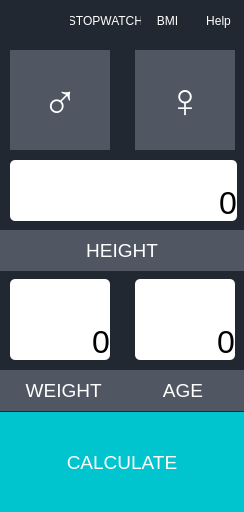
<?xml version="1.0" encoding="UTF-8"?>
<ui version="4.0">
 <class>Dialog</class>
 <widget class="QDialog" name="Dialog">
  <property name="geometry">
   <rect>
    <x>0</x>
    <y>0</y>
    <width>244</width>
    <height>512</height>
   </rect>
  </property>
  <property name="windowTitle">
   <string>Dialog</string>
  </property>
  <property name="styleSheet">
   <string notr="true">background-color:rgb(34, 40, 49);


</string>
  </property>
  <widget class="QPushButton" name="button_help">
   <property name="geometry">
    <rect>
     <x>193</x>
     <y>10</y>
     <width>51</width>
     <height>21</height>
    </rect>
   </property>
   <property name="styleSheet">
    <string notr="true">QPushButton{
color:rgb(255,255,255);
border-style:none
}

QPushButton:hover{
color:rgb(0,0,0);
background-color:rgb(149, 153, 160);
border-radius: 25px;

}</string>
   </property>
   <property name="text">
    <string>Help</string>
   </property>
  </widget>
  <widget class="QLabel" name="window_age">
   <property name="geometry">
    <rect>
     <x>135</x>
     <y>279</y>
     <width>100</width>
     <height>81</height>
    </rect>
   </property>
   <property name="font">
    <font>
     <family>Microsoft YaHei UI</family>
     <pointsize>24</pointsize>
    </font>
   </property>
   <property name="styleSheet">
    <string notr="true">background-color: rgb(255, 255, 255);
border-radius: 5px;
</string>
   </property>
   <property name="text">
    <string>0</string>
   </property>
   <property name="alignment">
    <set>Qt::AlignBottom|Qt::AlignRight|Qt::AlignTrailing</set>
   </property>
   <property name="margin">
    <number>10</number>
   </property>
   <property name="textInteractionFlags">
    <set>Qt::LinksAccessibleByMouse</set>
   </property>
  </widget>
  <widget class="QPushButton" name="button_calculate">
   <property name="geometry">
    <rect>
     <x>0</x>
     <y>412</y>
     <width>244</width>
     <height>100</height>
    </rect>
   </property>
   <property name="font">
    <font>
     <family>Microsoft YaHei UI</family>
     <pointsize>14</pointsize>
     <weight>50</weight>
     <bold>false</bold>
    </font>
   </property>
   <property name="whatsThis">
    <string>&lt;html&gt;&lt;head/&gt;&lt;body&gt;&lt;p&gt;&lt;br/&gt;&lt;/p&gt;&lt;p&gt;&lt;br/&gt;&lt;/p&gt;&lt;p&gt;&lt;br/&gt;&lt;/p&gt;&lt;/body&gt;&lt;/html&gt;</string>
   </property>
   <property name="styleSheet">
    <string notr="true">QPushButton{
color:rgb(255,255,255);
background-color:rgb(0, 196, 206);
border-style:none
}

QPushButton:pressed{
color:rgb(0,0,0);
background-color:rgb(107, 233, 239);
}</string>
   </property>
   <property name="text">
    <string>CALCULATE</string>
   </property>
  </widget>
  <widget class="QPushButton" name="button_logo">
   <property name="geometry">
    <rect>
     <x>10</x>
     <y>10</y>
     <width>31</width>
     <height>21</height>
    </rect>
   </property>
   <property name="styleSheet">
    <string notr="true">QPushButton{
color:rgb(255,255,255);
border-style:none
}

QPushButton:hover{
color:rgb(0,0,0);
background-color:rgb(149, 153, 160);
border-radius: 25px;

}</string>
   </property>
   <property name="text">
    <string/>
   </property>
   <property name="icon">
    <iconset>
     <normaloff>Calculator_logo_blue.png</normaloff>Calculator_logo_blue.png</iconset>
   </property>
  </widget>
  <widget class="QPushButton" name="button_BMI">
   <property name="geometry">
    <rect>
     <x>142</x>
     <y>10</y>
     <width>51</width>
     <height>21</height>
    </rect>
   </property>
   <property name="styleSheet">
    <string notr="true">QPushButton{
color:rgb(255,255,255);
border-style:none
}

QPushButton:hover{
color:rgb(0,0,0);
background-color:rgb(149, 153, 160);
border-radius: 25px;

}</string>
   </property>
   <property name="text">
    <string>BMI</string>
   </property>
  </widget>
  <widget class="QLabel" name="window_weight">
   <property name="geometry">
    <rect>
     <x>10</x>
     <y>279</y>
     <width>100</width>
     <height>81</height>
    </rect>
   </property>
   <property name="font">
    <font>
     <family>Microsoft YaHei UI</family>
     <pointsize>24</pointsize>
    </font>
   </property>
   <property name="styleSheet">
    <string notr="true">background-color: rgb(255, 255, 255);
border-radius: 5px;
</string>
   </property>
   <property name="text">
    <string>0</string>
   </property>
   <property name="alignment">
    <set>Qt::AlignBottom|Qt::AlignRight|Qt::AlignTrailing</set>
   </property>
   <property name="margin">
    <number>10</number>
   </property>
   <property name="textInteractionFlags">
    <set>Qt::LinksAccessibleByMouse</set>
   </property>
  </widget>
  <widget class="QPushButton" name="button_female">
   <property name="geometry">
    <rect>
     <x>10</x>
     <y>50</y>
     <width>100</width>
     <height>100</height>
    </rect>
   </property>
   <property name="font">
    <font>
     <family>Microsoft YaHei UI</family>
     <pointsize>36</pointsize>
     <weight>75</weight>
     <bold>true</bold>
    </font>
   </property>
   <property name="styleSheet">
    <string notr="true">QPushButton{
color:rgb(255,255,255);
background-color:rgb(80, 87, 99);
border-style:none
}

QPushButton:pressed{
color:rgb(0,0,0);
background-color:rgb(149, 153, 160);
}</string>
   </property>
   <property name="text">
    <string>♂</string>
   </property>
  </widget>
  <widget class="QPushButton" name="button_male">
   <property name="geometry">
    <rect>
     <x>135</x>
     <y>50</y>
     <width>100</width>
     <height>100</height>
    </rect>
   </property>
   <property name="font">
    <font>
     <family>Microsoft YaHei UI</family>
     <pointsize>36</pointsize>
     <weight>75</weight>
     <bold>true</bold>
    </font>
   </property>
   <property name="styleSheet">
    <string notr="true">QPushButton{
color:rgb(255,255,255);
background-color:rgb(80, 87, 99);
border-style:none
}

QPushButton:pressed{
color:rgb(0,0,0);
background-color:rgb(149, 153, 160);
}</string>
   </property>
   <property name="text">
    <string>♀</string>
   </property>
  </widget>
  <widget class="QLabel" name="label__weight">
   <property name="geometry">
    <rect>
     <x>0</x>
     <y>370</y>
     <width>122</width>
     <height>41</height>
    </rect>
   </property>
   <property name="font">
    <font>
     <family>Microsoft YaHei UI</family>
     <pointsize>14</pointsize>
    </font>
   </property>
   <property name="styleSheet">
    <string notr="true">QLabel{
color:rgb(255,255,255);
background-color:rgb(80, 87, 99);
border-style:none
}</string>
   </property>
   <property name="text">
    <string> WEIGHT</string>
   </property>
   <property name="alignment">
    <set>Qt::AlignCenter</set>
   </property>
   <property name="margin">
    <number>10</number>
   </property>
  </widget>
  <widget class="QLabel" name="window_height">
   <property name="geometry">
    <rect>
     <x>10</x>
     <y>160</y>
     <width>227</width>
     <height>61</height>
    </rect>
   </property>
   <property name="font">
    <font>
     <family>Microsoft YaHei UI</family>
     <pointsize>24</pointsize>
    </font>
   </property>
   <property name="styleSheet">
    <string notr="true">background-color: rgb(255, 255, 255);
border-radius: 5px;
</string>
   </property>
   <property name="text">
    <string>0</string>
   </property>
   <property name="alignment">
    <set>Qt::AlignBottom|Qt::AlignRight|Qt::AlignTrailing</set>
   </property>
   <property name="margin">
    <number>10</number>
   </property>
   <property name="textInteractionFlags">
    <set>Qt::LinksAccessibleByMouse</set>
   </property>
  </widget>
  <widget class="QLabel" name="label_height">
   <property name="geometry">
    <rect>
     <x>0</x>
     <y>230</y>
     <width>244</width>
     <height>41</height>
    </rect>
   </property>
   <property name="font">
    <font>
     <family>Microsoft YaHei UI</family>
     <pointsize>14</pointsize>
    </font>
   </property>
   <property name="styleSheet">
    <string notr="true">QLabel{
color:rgb(255,255,255);
background-color:rgb(80, 87, 99);
border-style:none
}</string>
   </property>
   <property name="text">
    <string>HEIGHT</string>
   </property>
   <property name="alignment">
    <set>Qt::AlignCenter</set>
   </property>
   <property name="margin">
    <number>10</number>
   </property>
  </widget>
  <widget class="QLabel" name="label__age">
   <property name="geometry">
    <rect>
     <x>122</x>
     <y>370</y>
     <width>122</width>
     <height>41</height>
    </rect>
   </property>
   <property name="font">
    <font>
     <family>Microsoft YaHei UI</family>
     <pointsize>14</pointsize>
    </font>
   </property>
   <property name="styleSheet">
    <string notr="true">QLabel{
color:rgb(255,255,255);
background-color:rgb(80, 87, 99);
border-style:none
}</string>
   </property>
   <property name="text">
    <string>AGE</string>
   </property>
   <property name="alignment">
    <set>Qt::AlignCenter</set>
   </property>
   <property name="margin">
    <number>10</number>
   </property>
  </widget>
  <widget class="QPushButton" name="button_stopwatch">
   <property name="geometry">
    <rect>
     <x>70</x>
     <y>10</y>
     <width>71</width>
     <height>21</height>
    </rect>
   </property>
   <property name="styleSheet">
    <string notr="true">QPushButton{
color:rgb(255,255,255);
border-style:none
}

QPushButton:hover{
color:rgb(0,0,0);
background-color:rgb(149, 153, 160);
border-radius: 25px;

}</string>
   </property>
   <property name="text">
    <string>STOPWATCH</string>
   </property>
  </widget>
 </widget>
 <resources/>
 <connections/>
</ui>
